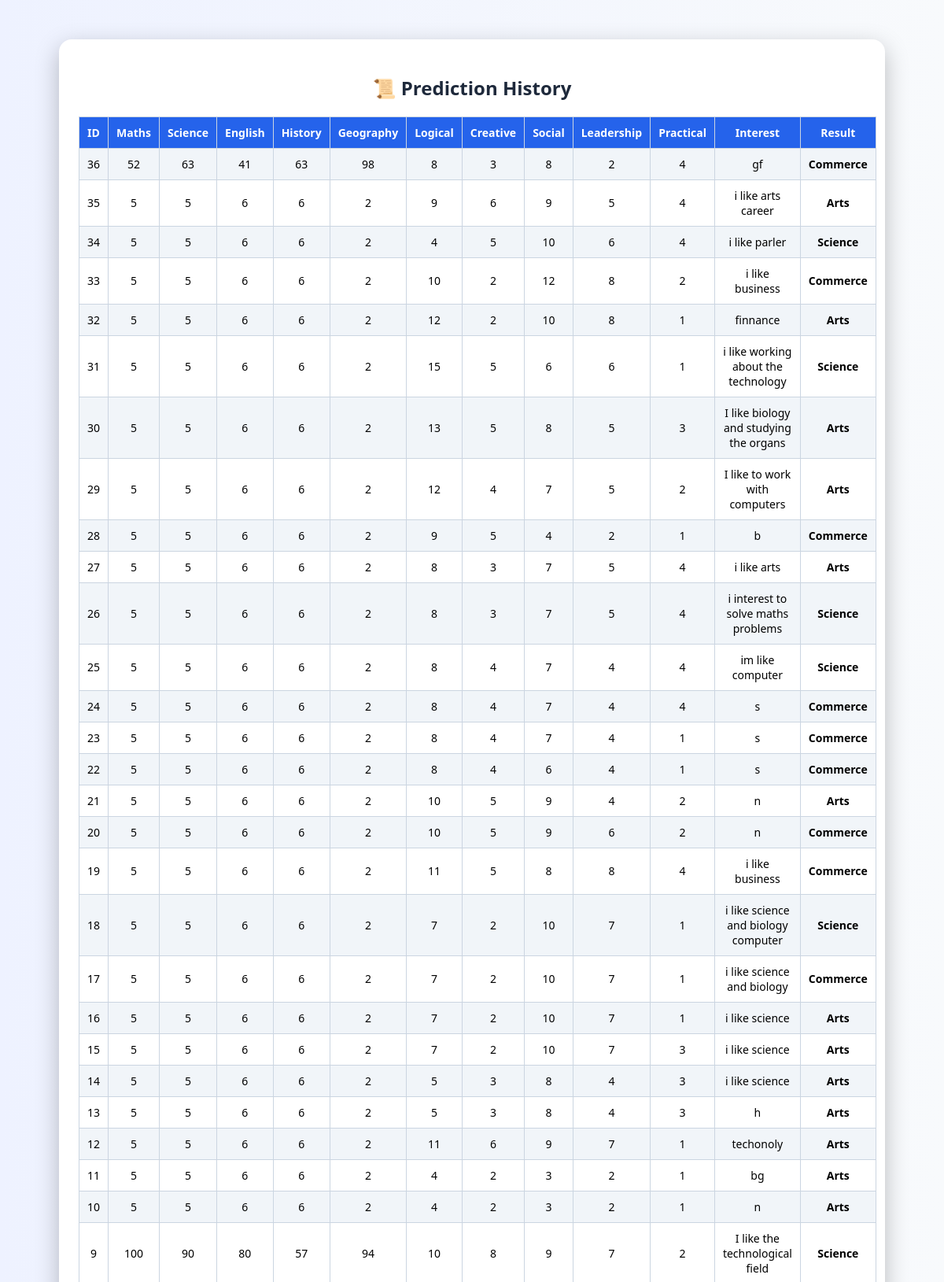
Screenshot of /history (signed in, upper part) with the database file from the repository.
### tables this page shows
CREATE TABLE history(
        id INTEGER PRIMARY KEY AUTOINCREMENT,
        maths INTEGER,
        science INTEGER,
        english INTEGER,
        history INTEGER,
        geography INTEGER,
        logical INTEGER,
        creative INTEGER,
        social INTEGER,
        leadership INTEGER,
        practical INTEGER,
        interest TEXT,
        result TEXT
    );

### app.py (the view)
@app.route("/history")
@login_required
def history():
    conn = sqlite3.connect("career.db")
    c = conn.cursor()
    try:
        c.execute("SELECT * FROM history WHERE user_id=? ORDER BY id DESC", (current_user.id,))
        data = c.fetchall()
    except sqlite3.OperationalError:
        print("📢 Using old history table (no user_id)")
        c.execute("SELECT * FROM history ORDER BY id DESC")
        data = c.fetchall()
    conn.close()
    print(f"📊 {current_user.name}: {len(data)} history records")
    return render_template("history.html", data=data)

### app.py (called while the page is built)
@login_manager.user_loader
def load_user(user_id):
    conn = sqlite3.connect("career.db")
    c = conn.cursor()
    c.execute("SELECT id, name, email FROM users WHERE id=?", (user_id,))
    user_data = c.fetchone()
    conn.close()
    if user_data:
        return User(user_data[0], user_data[1], user_data[2])
    return None

### templates/history.html (shortened to what this page needs)
<!DOCTYPE html>
<html>
<head>
</head>
<body>
<div class="box">
<h2>📜 Prediction History</h2>
<table>
<tr>
    <th>ID</th>
    <th>Maths</th>
    <th>Science</th>
    <th>English</th>
    <th>History</th>
    <th>Geography</th>
    <th>Logical</th>
    <th>Creative</th>
    <th>Social</th>
    <th>Leadership</th>
    <th>Practical</th>
    <th>Interest</th>
    <th>Result</th>
</tr>
{% for row in data %}
<tr>
    <td>{{ row[0] }}</td>
    <td>{{ row[1] }}</td>
    <td>{{ row[2] }}</td>
    <td>{{ row[3] }}</td>
    <td>{{ row[4] }}</td>
    <td>{{ row[5] }}</td>
    <td>{{ row[6] }}</td>
    <td>{{ row[7] }}</td>
    <td>{{ row[8] }}</td>
    <td>{{ row[9] }}</td>
    <td>{{ row[10] }}</td>
    <td>{{ row[11] }}</td>
    <td><b>{{ row[12] }}</b></td>
</tr>
{% endfor %}
</table>
</div>
</body>
</html>

### templates/history.html (style rules this page uses)
body { font-family: "Segoe UI", Arial, sans-serif; background: linear-gradient(to right, #eef2ff, #f8fafc); margin: 0; padding: 0; }
.box { width: 90%; max-width: 1000px; margin: auto; margin-top: 50px; background: white; padding: 25px; border-radius: 16px; box-shadow: 0 10px 30px rgba(0,0,0,0.25); }
h2 { text-align: center; color: #1e293b; margin-bottom: 20px; }
table { width: 100%; border-collapse: collapse; font-size: 14px; }
th, td { padding: 10px; border: 1px solid #cbd5e1; text-align: center; }
th { background: #2563eb; color: white; }
tr:nth-child(even) { background: #f1f5f9; }

### rows the page displays
history: id "36", maths "52", science "63", english "41", history "63", geography "98", logical "8", creative "3", social "8", leadership "2", practical "4", interest "gf", result "Commerce"
history: id "35", maths "5", science "5", english "6", history "6", geography "2", logical "9", creative "6", social "9", leadership "5", practical "4", interest "i like arts career", result "Arts"
history: id "34", maths "5", science "5", english "6", history "6", geography "2", logical "4", creative "5", social "10", leadership "6", practical "4", interest "i like parler", result "Science"
history: id "33", maths "5", science "5", english "6", history "6", geography "2", logical "10", creative "2", social "12", leadership "8", practical "2", interest "i like business", result "Commerce"
history: id "32", maths "5", science "5", english "6", history "6", geography "2", logical "12", creative "2", social "10", leadership "8", practical "1", interest "finnance", result "Arts"
history: id "31", maths "5", science "5", english "6", history "6", geography "2", logical "15", creative "5", social "6", leadership "6", practical "1", interest "i like working about the technology", result "Science"
history: id "30", maths "5", science "5", english "6", history "6", geography "2", logical "13", creative "5", social "8", leadership "5", practical "3", interest "I like biology and studying the organs", result "Arts"
history: id "29", maths "5", science "5", english "6", history "6", geography "2", logical "12", creative "4", social "7", leadership "5", practical "2", interest "I like to work with computers", result "Arts"
history: id "28", maths "5", science "5", english "6", history "6", geography "2", logical "9", creative "5", social "4", leadership "2", practical "1", interest "b", result "Commerce"
history: id "27", maths "5", science "5", english "6", history "6", geography "2", logical "8", creative "3", social "7", leadership "5", practical "4", interest "i like arts", result "Arts"
history: id "26", maths "5", science "5", english "6", history "6", geography "2", logical "8", creative "3", social "7", leadership "5", practical "4", interest "i interest to solve maths problems", result "Science"
history: id "25", maths "5", science "5", english "6", history "6", geography "2", logical "8", creative "4", social "7", leadership "4", practical "4", interest "im like computer", result "Science"
history: id "24", maths "5", science "5", english "6", history "6", geography "2", logical "8", creative "4", social "7", leadership "4", practical "4", interest "s", result "Commerce"
history: id "23", maths "5", science "5", english "6", history "6", geography "2", logical "8", creative "4", social "7", leadership "4", practical "1", interest "s", result "Commerce"
history: id "22", maths "5", science "5", english "6", history "6", geography "2", logical "8", creative "4", social "6", leadership "4", practical "1", interest "s", result "Commerce"
history: id "21", maths "5", science "5", english "6", history "6", geography "2", logical "10", creative "5", social "9", leadership "4", practical "2", interest "n", result "Arts"
history: id "20", maths "5", science "5", english "6", history "6", geography "2", logical "10", creative "5", social "9", leadership "6", practical "2", interest "n", result "Commerce"
history: id "19", maths "5", science "5", english "6", history "6", geography "2", logical "11", creative "5", social "8", leadership "8", practical "4", interest "i like business", result "Commerce"
history: id "18", maths "5", science "5", english "6", history "6", geography "2", logical "7", creative "2", social "10", leadership "7", practical "1", interest "i like science and biology computer", result "Science"
history: id "17", maths "5", science "5", english "6", history "6", geography "2", logical "7", creative "2", social "10", leadership "7", practical "1", interest "i like science and biology", result "Commerce"
history: id "16", maths "5", science "5", english "6", history "6", geography "2", logical "7", creative "2", social "10", leadership "7", practical "1", interest "i like science", result "Arts"
history: id "15", maths "5", science "5", english "6", history "6", geography "2", logical "7", creative "2", social "10", leadership "7", practical "3", interest "i like science", result "Arts"
history: id "14", maths "5", science "5", english "6", history "6", geography "2", logical "5", creative "3", social "8", leadership "4", practical "3", interest "i like science", result "Arts"
history: id "13", maths "5", science "5", english "6", history "6", geography "2", logical "5", creative "3", social "8", leadership "4", practical "3", interest "h", result "Arts"
history: id "12", maths "5", science "5", english "6", history "6", geography "2", logical "11", creative "6", social "9", leadership "7", practical "1", interest "techonoly", result "Arts"
history: id "11", maths "5", science "5", english "6", history "6", geography "2", logical "4", creative "2", social "3", leadership "2", practical "1", interest "bg", result "Arts"
history: id "10", maths "5", science "5", english "6", history "6", geography "2", logical "4", creative "2", social "3", leadership "2", practical "1", interest "n", result "Arts"
history: id "9", maths "100", science "90", english "80", history "57", geography "94", logical "10", creative "8", social "9", leadership "7", practical "2", interest "I like the technological field", result "Science"
